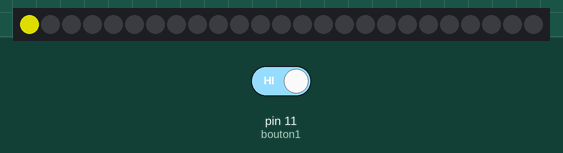
The sketch below on a simulated Arduino Uno, built with avr-gcc and run on an emulated ATmega328P. Shown: 25 RGB LEDs in strip order, left to right. Inputs (shaded band) come from the test bench; at power-on: pin 11 (bouton1) HIGH. Dim RGB values are drawn brighter than linear; what the sketch prints to the serial monitor is not drawn.

Above: at 0.1 s.
At 2.1 s:
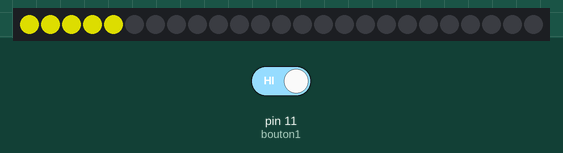
At 13.4 s:
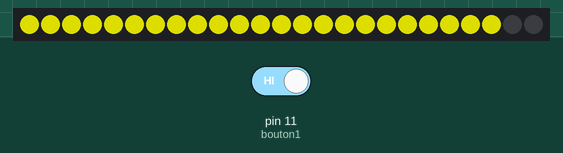
13.5 s: pin 11 (bouton1) driven LOW
Timing chart, 0 to 16.5 s (numbered marks = the images above; inputs shaded):
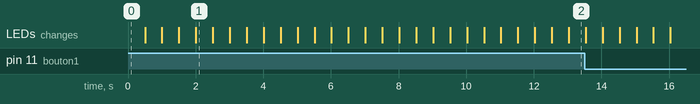

The sketch:

simple.ino
```cpp
#include <Adafruit_NeoPixel.h>
#ifdef __AVR__
 #include <avr/power.h> // Required for 16 MHz Adafruit Trinket
#endif

#define PIN        5 // On Trinket or Gemma, suggest changing this to 1
#define NUMPIXELS 25 // Popular NeoPixel ring size

Adafruit_NeoPixel pixels(NUMPIXELS, PIN, NEO_GRB + NEO_KHZ800);

int bouton1 = 11;
int timeout = millis();

void setup() {
  Serial.begin(9600);
  pinMode(bouton1,INPUT_PULLUP);
  pixels.begin();
  pixels.clear();
  pixels.show();
}

void loop() {
  int b1 = digitalRead(bouton1);


  Serial.print("Bouton 1 : "); Serial.println(b1);

  // Si Appuie BP1
  if (b1 == LOW) {
    Serial.println("Bouton 1 - ON");
    delay(100);
  }
  if (timeout < 600000) {
    for (int i = 0; i < 25; i++) {
      pixels.setPixelColor(i, pixels.Color(150, 150, 0));
      pixels.show();
      delay(500);
    }

    for (int i = 24; i > 0; i--) {
      pixels.setPixelColor(i, pixels.Color(0, 0, 0));
      pixels.show();
      delay(500);
    }
  } else {
    pixels.clear();
    pixels.show();
  }
}
```
